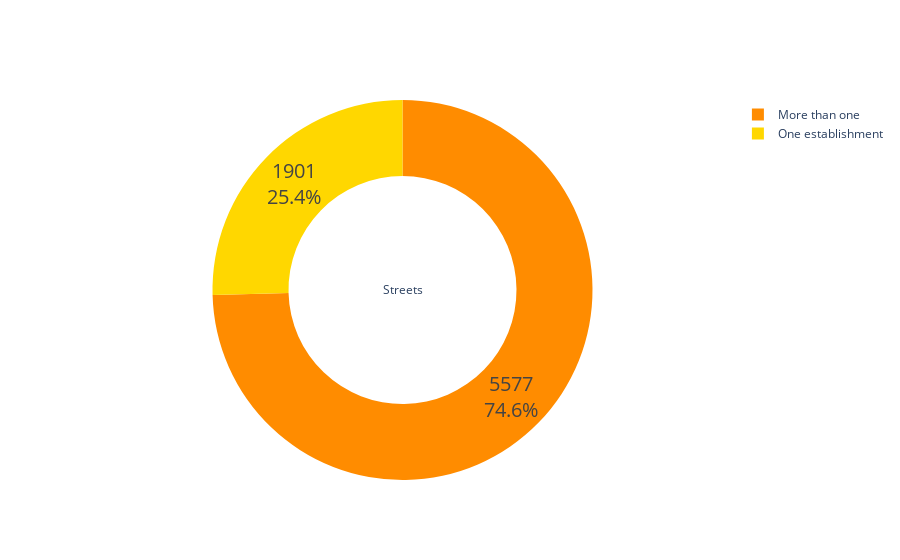

Notebook code cell kept with this figure:
### Markdown cell above
There are 5135 out of 7478 streets (appr. 69%) which have only one establishment.

### Code cell
name = ['One establishment', 'More than one']
values = [len(one_rest_streets), len(street_stats) - len(one_rest_streets) ]

title = "Streets"
colors = ['gold', 'darkorange']

fig = go.Figure(data=[go.Pie(labels=name, values=values, title = title, hole=.6,
                            )])

fig.update_traces(textinfo='value + percent', textfont_size=20, marker=dict(colors=colors))

fig.show()

### Figure 1 — Plotly figure (JSON) as saved in the notebook; plotly's stock layout.template omitted (floating-point values rounded to 4 significant figures)
{"data": [{"hole": 0.6, "labels": ["One establishment", "More than one"], "marker": {"colors": ["gold", "darkorange"]}, "textfont": {"size": 20}, "textinfo": "value+percent", "title": {"text": "Streets"}, "type": "pie", "values": [1901, 5577]}], "layout": {}}
